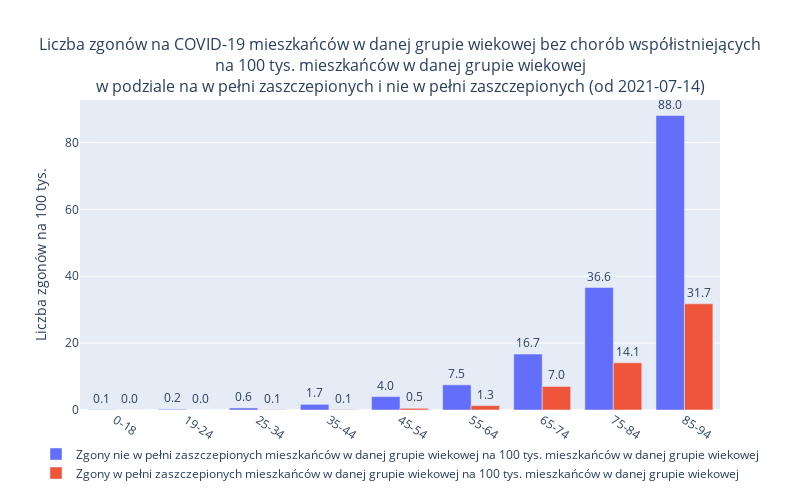

The cell this chart's notebook holds for it:
### Code cell
x_col = "Grupa wiekowa"
title_str = "bez chorób współistniejących" #"w Polsce" #"w województwach"
filename_str = "wiek_ogolem_bez_wspol"
denominator_col = "mieszkańców w danej grupie wiekowej"
title = "Liczba zgonów na COVID-19 " + denominator_col + " " + title_str + "<br>na 100 tys. "+ denominator_col +\
        "<br>w podziale na w pełni zaszczepionych i nie w pełni zaszczepionych (od " + str(from_date) + ")"
df_to_plot = df_bez_wspol[:-1].fillna(0)

plot_df2(
    x_col=x_col, 
    denominator_col=denominator_col, 
    title=title , 
    filename_str=filename_str,  
    from_date = from_date, 
    df = df_to_plot, 
    image_dir = basiw.image_dir
    )

### Figure 1 — Plotly figure (JSON) as saved in the notebook; plotly's stock layout.template omitted (floating-point values rounded to 4 significant figures)
{"data": [{"name": "Zgony nie w pełni zaszczepionych mieszkańców w danej grupie wiekowej na 100 tys. mieszkańców w danej grupie wiekowej", "offsetgroup": "1", "text": [0.07237, 0.2091, 0.6136, 1.688, 4.009, 7.523, 16.73, 36.61, 88.05], "textposition": "outside", "texttemplate": "%{text:2.1f}", "type": "bar", "x": ["0-18", "19-24", "25-34", "35-44", "45-54", "55-64", "65-74", "75-84", "85-94"], "y": [0.07237, 0.2091, 0.6136, 1.688, 4.009, 7.523, 16.73, 36.61, 88.05]}, {"name": "Zgony w pełni zaszczepionych mieszkańców w danej grupie wiekowej na 100 tys. mieszkańców w danej grupie wiekowej", "offsetgroup": "2", "text": [0.01447, 0, 0.07437, 0.1311, 0.5011, 1.313, 7.031, 14.12, 31.73], "textposition": "outside", "texttemplate": "%{text:2.1f}", "type": "bar", "x": ["0-18", "19-24", "25-34", "35-44", "45-54", "55-64", "65-74", "75-84", "85-94"], "y": [0.01447, 0, 0.07437, 0.1311, 0.5011, 1.313, 7.031, 14.12, 31.73]}], "layout": {"barmode": "group", "height": 500, "legend": {"title": {"text": ""}, "x": 0.5, "xanchor": "center", "y": -0.25}, "title": {"font": {"size": 16}, "text": "Liczba zgonów na COVID-19 mieszkańców w danej grupie wiekowej bez chorób współistniejących<br>na 100 tys. mieszkańców w danej grupie wiekowej<br>w podziale na w pełni zaszczepionych i nie w pełni zaszczepionych (od 2021-07-14)", "x": 0.5, "xanchor": "center"}, "uniformtext": {"minsize": 6, "mode": "show"}, "width": 800, "xaxis": {"tickangle": 33}, "yaxis": {"title": {"text": "Liczba zgonów na 100 tys."}}}}
